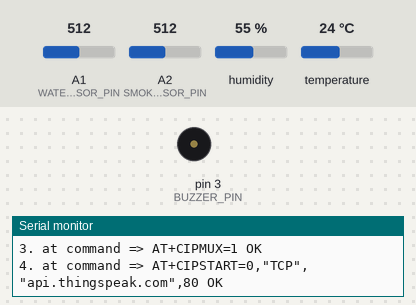
Bench run of a sketch on a simulated Arduino Uno, built with avr-gcc and run on an emulated ATmega328P. On the bench: buzzer (waves = sounding, pin HIGH), the last lines printed to the serial monitor. Inputs (shaded band) come from the test bench; at power-on: A1 (WATER_SENSOR_PIN) = 512, A2 (SMOKE_SENSOR_PIN) = 512, humidity 55 %, temperature 24 °C. The modem accepts every AT command (registered, SIM ready, sends succeed) and sends nothing else.

Above: at 1.2 s.
1.3 s: A1 (WATER_SENSOR_PIN) set to 38
4.8 s: A1 (WATER_SENSOR_PIN) set to 32
At 6.5 s:
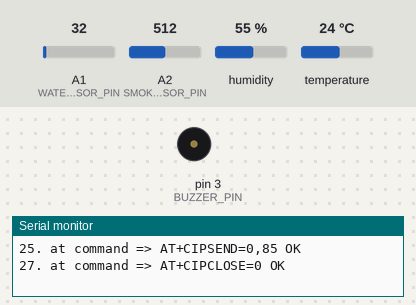
7.0 s: A1 (WATER_SENSOR_PIN) set to 306
At 7.6 s:
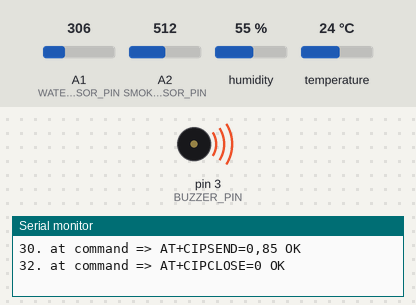
12.5 s: A1 (WATER_SENSOR_PIN) set to 30
At 13.0 s:
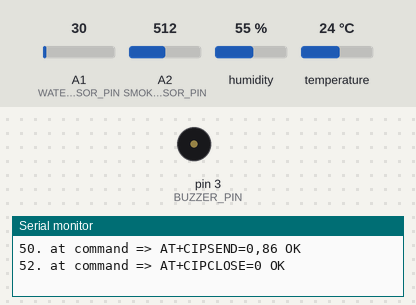
Timing chart, 0 to 15.0 s (numbered marks = the images above; inputs shaded):
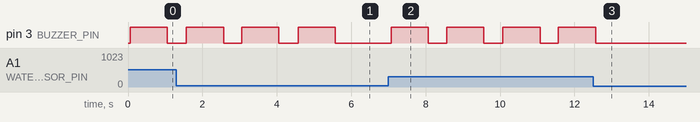

The sketch:

Arduino.ino
```cpp
// Thing Speak API : CHM4LLFP12Z6DTSP
#include <DHT.h>


#define DHTTYPE DHT11  // DHT 11

// Initialize DHT sensor for normal 16mhz Arduino

#define THRESHOLD_WATER 35  // Water level threshold for flood detection
#define THRESHOLD_SMOKE 1000

#define WATER_SENSOR_PIN A1  // Analog pin connected to the water level sensor BROWN
#define SMOKE_SENSOR_PIN A2  // Analog pin connected to the MQ-135 smoke sensor WHITE
#define BUZZER_PIN 3         // Pin connected to the buzzer
#define DHTPIN 4             // Pin connected to the DHT11 sensorl

DHT dht(DHTPIN, DHTTYPE);

// Code for Thing Speak Starts

#include <SoftwareSerial.h>
#define RX 8                        // TX of esp8266 in connected with Arduino pin 2
#define TX 9                        // RX of esp8266 in connected with Arduino pin 3
String WIFI_SSID = "Tenda_7AD760";  // WIFI NAME
String WIFI_PASS = "optiplex1745";  // WIFI PASSWORD
String API = "CHM4LLFP12Z6DTSP";    // Write API KEY
String HOST = "api.thingspeak.com";
String PORT = "80";
int countTrueCommand;
int countTimeCommand;
boolean found = false;
SoftwareSerial esp8266(RX, TX);

// Code for Thing Speak Ends


void setup() {
  // put your setup code here, to run once:
  pinMode(BUZZER_PIN, OUTPUT);
  pinMode(WATER_SENSOR_PIN, INPUT);
  pinMode(SMOKE_SENSOR_PIN, INPUT);
  Serial.begin(9600);

  dht.begin();

  // For Thing Speak
  esp8266.begin(115200);
  sendCommand("AT", 5, "OK");
  sendCommand("AT+CWMODE=1", 5, "OK");
  sendCommand("AT+CWJAP=\"" + WIFI_SSID + "\",\"" + WIFI_PASS + "\"", 20, "OK");
}

void loop() {
  // put your main code here, to run repeatedly:
  int water_level = analogRead(WATER_SENSOR_PIN);
  int smoke_level = analogRead(SMOKE_SENSOR_PIN);

  // Check for flood
  if (water_level > THRESHOLD_WATER) {
    // Flood detected, sound the buzzer
    digitalWrite(BUZZER_PIN, HIGH);
    delay(1000);
    digitalWrite(BUZZER_PIN, LOW);
  }

  // Check for smoke
  if (smoke_level > THRESHOLD_SMOKE) {
    // Smoke detected, sound the buzzer
    digitalWrite(BUZZER_PIN, HIGH);
    delay(1000);
    digitalWrite(BUZZER_PIN, LOW);
  }

  // Sensor readings may also be up to 2 seconds 'old' (its a very slow sensor)
  float h = dht.readHumidity();
  // Read temperature as Celsius
  float t = dht.readTemperature();

  if (isnan(h) || isnan(t)) {
    Serial.println("Failed to read from DHT sensor!");
    return;
  }

  Serial.print("Humidity: ");
  Serial.print(h);
  Serial.print(" %\t");
  Serial.print("Temperature: ");
  Serial.print(t);
  Serial.print(" *C ");

  Serial.print("Water level: ");
  Serial.println(water_level);
  Serial.print("Smoke level: ");
  Serial.println(smoke_level);

  int smoke_level_p = map(smoke_level, 0, 1023, 0, 99);
  int water_level_p = map(water_level, 0, 1023, 0, 99);

  // For Thing Speak
  String getData = "GET /update?api_key=" + API + "&field1=" + smoke_level_p + "&field2=" + t + "&field3=" + h + "&field4=" + water_level_p;
  sendCommand("AT+CIPMUX=1", 5, "OK");
  sendCommand("AT+CIPSTART=0,\"TCP\",\"" + HOST + "\"," + PORT, 15, "OK");
  sendCommand("AT+CIPSEND=0," + String(getData.length() + 4), 4, ">");
  esp8266.println(getData);
  countTrueCommand++;
  sendCommand("AT+CIPCLOSE=0", 5, "OK");

  delay(300);
}


// For Thing Speak

void sendCommand(String command, int maxTime, char readReplay[]) {
  Serial.print(countTrueCommand);
  Serial.print(". at command => ");
  Serial.print(command);
  Serial.print(" ");
  while(countTimeCommand < (maxTime*1))
  {
    esp8266.println(command);//at+cipsend
    if(esp8266.find(readReplay))//ok
    {
      found = true;
      break;
    }
    countTimeCommand++;
  }
  if(found == true)
  {
    Serial.println("OK");
    countTrueCommand++;
    countTimeCommand = 0;
  }
  if(found == false)
  {
    Serial.println("Fail");
    countTrueCommand = 0;
    countTimeCommand = 0;
  }
  found = false;
 }
```

Measured:
- the behaviour switches between 36 and 35 on A1 (WATER_SENSOR_PIN) (found by bisection; images 0 and 1)
- after the input at 4.8 s, pin 3 (BUZZER_PIN): goes on until 5.6 s, then stays LOW
- after the input at 7.0 s, pin 3 (BUZZER_PIN): alternates HIGH for 1.0 s and LOW for 0.49 s, starting after 0.07 s
- after the input at 12.5 s, pin 3 (BUZZER_PIN): goes on until 12.6 s, then stays LOW
- by itself, pin 3 (BUZZER_PIN): alternates HIGH for 1.0 s and LOW for 0.50 s
